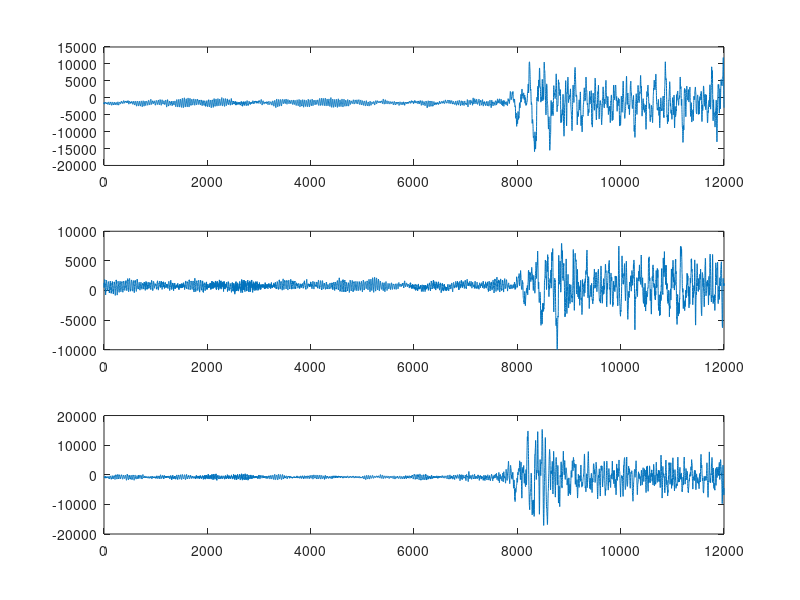
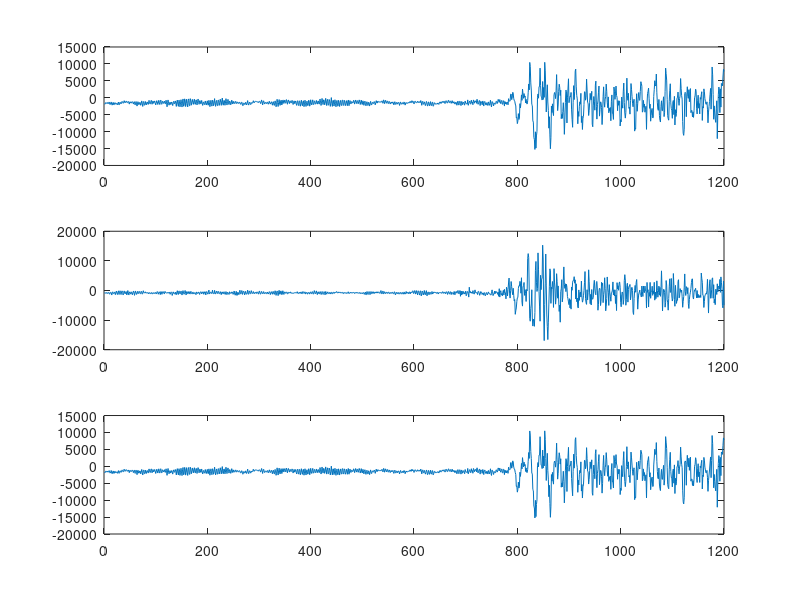
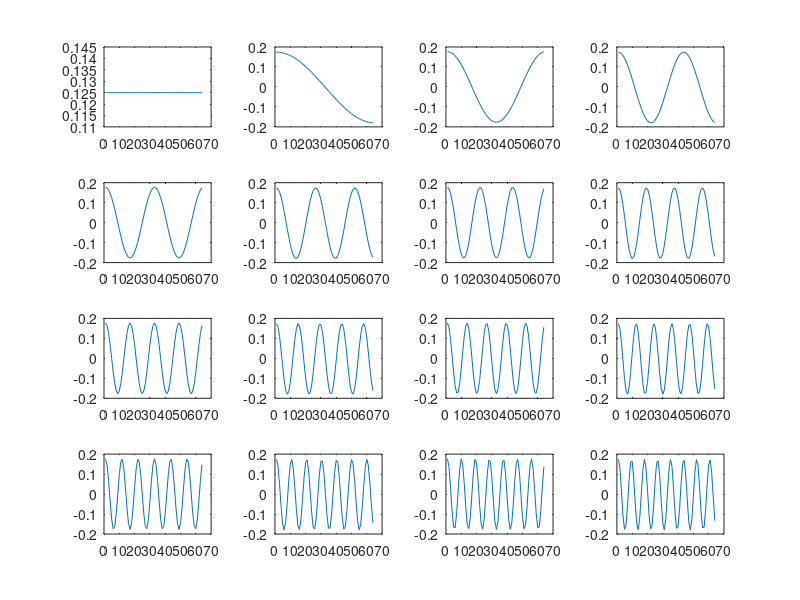

Reproduce these figures in MATLAB, in order. (Note: this script raises an error after producing the figures.)

clc;clear;close all;
load data/real3.mat

d=dd;

figure;
subplot(3,1,1);plot(dd(:,1));%E
subplot(3,1,2);plot(dd(:,2));%N
subplot(3,1,3);plot(dd(:,3));%Z
d=d(1:10:end,:);
d(:,1)=d(:,1:end-2);
d(:,2)=d(:,3:end);
d(:,3)=d(:,1:end-2);

figure;
subplot(3,1,1);plot(d(:,1));%E
subplot(3,1,2);plot(d(:,2));%N
subplot(3,1,3);plot(d(:,3));%Z

%% patch size l1*l2
l1=64;l2=1;

c1=l1;c2=64;%size of the 1D cosine dictionary (if c2>c1, overcomplete)
%% DCT dictionary (dctmtx will generates orthogonal transform)
dct=zeros(c1,c2);
for k=0:1:c2-1
    V=cos([0:1:c1-1]'*k*pi/c2);
    if k>0
        V=V-mean(V);
    end
    dct(:,k+1)=V/norm(V);
end
D=dct;
% DCT=kron(dct,dct);%2D DCT dictionary (64,256)

%% plot the first 64 atoms
figure;
for ia=1:16
    subplot(4,4,ia);plot(dct(:,ia));
end

%% decompose the image into patches:
X=yc_patch(d,1,l1,1,l1/2,1);
fprintf('There are %d patches\n',size(X,2));

%% OMP using DCT
nd=size(X,2);
K=3;
ph=0.57;
tic
for i2=1:nd
    G(:,i2)=yc_omp0(D,X(:,i2),K);
end
toc

%further constrain it to be sparser
G=yc_pthresh(G,'ph',ph);
X2=D*G;

[n1,n2]=size(d);
d2=yc_patch_inv(X2,1,n1,n2,l1,1,l1/2,1);
figure;yc_imagesc([d,d2,d-d2]);

% figure('units','normalized');
% imagesc(G);colormap(jet);colorbar;caxis([-0.5,0.5]);%colorbar;
% ylabel('Atom NO','Fontsize',16);
% xlabel('Patch NO','Fontsize',16);
% title('Coefficients Matrix','Fontsize',16);
% set(gca,'Linewidth',1.5,'Fontsize',16);


%% K-SVD
param.T=K;      %sparsity level
param.D=D;    %initial D
param.niter=30; %number of K-SVD iterations to perform; default: 10
param.mode=1;   %1: sparsity; 0: error
param.K=c2;     %number of atoms, dictionary size
tic
[Dksvd,Gksvd]=yc_ksvd(X,param); 
toc

Gksvd0=Gksvd;
Gksvd=yc_pthresh(Gksvd0,'ph',ph);
X1=Dksvd*Gksvd;
[n1,n2]=size(d);
d1=yc_patch_inv(X1,1,n1,n2,l1,1,l1/2,1);

%% SGK
param.T=K;      %sparsity level
param.D=D;    %initial D
param.niter=30; %number of K-SVD iterations to perform; default: 10
param.mode=1;   %1: sparsity; 0: error
param.K=c2;     %number of atoms, dictionary size
tic
[Dsgk,Gsgk]=yc_sgk(X,param); 
toc
Gsgk0=Gsgk;
Gsgk=yc_pthresh(Gsgk0,'ph',ph);
X11=Dsgk*Gsgk;
d11=yc_patch_inv(X11,1,n1,n2,l1,1,l1/2,1);

%% option2 (to make the signal leakage smallest, using an non-stationary strategy)
X2=yc_patch(d(775:end,:),1,l1,1,l1/2,1);
param.T=30;      %sparsity level
[Dsgk2,Gsgk2]=yc_sgk(X2,param); 
Gsgk2=yc_pthresh(Gsgk2,'ph',100); 
X22=Dsgk2*Gsgk2;
d11_2=yc_patch_inv(X22,1,1200-774,n2,l1,1,l1/2,1);
d11=[d11(1:774,:);d11_2];

%% plot
t=[0:1200-1]*0.1;
arr=768;
x1=60;x2=90;
figure('units','normalized','Position',[0.2 0.4 0.55, 0.9],'color','w');
subplot(6,3,1);plot(t,d(:,1),'k','Linewidth',1.5);hold on;plot([arr,arr]*0.1,[-10000,10000],'r--','Linewidth',2);ylim([-10000,10000]);title('Raw (E)','Fontsize',12,'fontweight','normal');ylabel('Amplitude (nm/s)','Fontsize',12,'fontweight','normal');set(gca,'Linewidth',1.5,'Fontsize',12,'Fontweight','normal');plot([x1,x1],[-10000,10000],'b','Linewidth',2);plot([x2,x2],[-10000,10000],'b','Linewidth',2);plot([x1,x2],[10000,10000],'b','Linewidth',2);plot([x1,x2],[-10000,-10000],'b','Linewidth',2);
subplot(6,3,4);plot(t,d(:,2),'k','Linewidth',1.5);hold on;plot([arr,arr]*0.1,[-10000,10000],'r--','Linewidth',2);ylim([-10000,10000]);title('Raw (N)','Fontsize',12,'fontweight','normal');ylabel('Amplitude (nm/s)','Fontsize',12,'fontweight','normal');set(gca,'Linewidth',1.5,'Fontsize',12,'Fontweight','normal');plot([x1,x1],[-10000,10000],'b','Linewidth',2);plot([x2,x2],[-10000,10000],'b','Linewidth',2);plot([x1,x2],[10000,10000],'b','Linewidth',2);plot([x1,x2],[-10000,-10000],'b','Linewidth',2);
subplot(6,3,7);plot(t,d(:,3),'k','Linewidth',1.5);hold on;plot([arr,arr]*0.1,[-10000,10000],'r--','Linewidth',2);ylim([-10000,10000]);title('Raw (Z)','Fontsize',12,'fontweight','normal');ylabel('Amplitude (nm/s)','Fontsize',12,'fontweight','normal');set(gca,'Linewidth',1.5,'Fontsize',12,'Fontweight','normal');plot([x1,x1],[-10000,10000],'b','Linewidth',2);plot([x2,x2],[-10000,10000],'b','Linewidth',2);plot([x1,x2],[10000,10000],'b','Linewidth',2);plot([x1,x2],[-10000,-10000],'b','Linewidth',2);
subplot(6,3,2);plot(t,d11(:,1),'k','Linewidth',1.5);hold on;plot([arr,arr]*0.1,[-10000,10000],'r--','Linewidth',2);ylim([-10000,10000]);title('Denoised (E)','Fontsize',12,'fontweight','normal');set(gca,'Linewidth',1.5,'Fontsize',12,'Fontweight','normal');plot([x1,x1],[-10000,10000],'b','Linewidth',2);plot([x2,x2],[-10000,10000],'b','Linewidth',2);plot([x1,x2],[10000,10000],'b','Linewidth',2);plot([x1,x2],[-10000,-10000],'b','Linewidth',2);plot([x1,x1],[-10000,10000],'b','Linewidth',2);plot([x2,x2],[-10000,10000],'b','Linewidth',2);plot([x1,x2],[10000,10000],'b','Linewidth',2);plot([x1,x2],[-10000,-10000],'b','Linewidth',2);
subplot(6,3,5);plot(t,d11(:,2),'k','Linewidth',1.5);hold on;plot([arr,arr]*0.1,[-10000,10000],'r--','Linewidth',2);ylim([-10000,10000]);title('Denoised (N)','Fontsize',12,'fontweight','normal');set(gca,'Linewidth',1.5,'Fontsize',12,'Fontweight','normal');plot([x1,x1],[-10000,10000],'b','Linewidth',2);plot([x2,x2],[-10000,10000],'b','Linewidth',2);plot([x1,x2],[10000,10000],'b','Linewidth',2);plot([x1,x2],[-10000,-10000],'b','Linewidth',2);
subplot(6,3,8);plot(t,d11(:,3),'k','Linewidth',1.5);hold on;plot([arr,arr]*0.1,[-10000,10000],'r--','Linewidth',2);ylim([-10000,10000]);title('Denoised (Z)','Fontsize',12,'fontweight','normal');set(gca,'Linewidth',1.5,'Fontsize',12,'Fontweight','normal');plot([x1,x1],[-10000,10000],'b','Linewidth',2);plot([x2,x2],[-10000,10000],'b','Linewidth',2);plot([x1,x2],[10000,10000],'b','Linewidth',2);plot([x1,x2],[-10000,-10000],'b','Linewidth',2);
subplot(6,3,3);plot(t,d(:,1)-d11(:,1),'k','Linewidth',1.5);hold on;plot([arr,arr]*0.1,[-10000,10000],'r--','Linewidth',2);ylim([-10000,10000]);title('Noise (E)','Fontsize',12,'fontweight','normal');set(gca,'Linewidth',1.5,'Fontsize',12,'Fontweight','normal');plot([x1,x1],[-10000,10000],'b','Linewidth',2);plot([x2,x2],[-10000,10000],'b','Linewidth',2);plot([x1,x2],[10000,10000],'b','Linewidth',2);plot([x1,x2],[-10000,-10000],'b','Linewidth',2);
subplot(6,3,6);plot(t,d(:,2)-d11(:,2),'k','Linewidth',1.5);hold on;plot([arr,arr]*0.1,[-10000,10000],'r--','Linewidth',2);ylim([-10000,10000]);title('Noise (N)','Fontsize',12,'fontweight','normal');set(gca,'Linewidth',1.5,'Fontsize',12,'Fontweight','normal');plot([x1,x1],[-10000,10000],'b','Linewidth',2);plot([x2,x2],[-10000,10000],'b','Linewidth',2);plot([x1,x2],[10000,10000],'b','Linewidth',2);plot([x1,x2],[-10000,-10000],'b','Linewidth',2);
subplot(6,3,9);plot(t,d(:,3)-d11(:,3),'k','Linewidth',1.5);hold on;plot([arr,arr]*0.1,[-10000,10000],'r--','Linewidth',2);ylim([-10000,10000]);title('Noise (Z)','Fontsize',12,'fontweight','normal');set(gca,'Linewidth',1.5,'Fontsize',12,'Fontweight','normal');plot([x1,x1],[-10000,10000],'b','Linewidth',2);plot([x2,x2],[-10000,10000],'b','Linewidth',2);plot([x1,x2],[10000,10000],'b','Linewidth',2);plot([x1,x2],[-10000,-10000],'b','Linewidth',2);

subplot(6,3,10);plot(t,d(:,1),'k','Linewidth',1.5);hold on;plot([arr,arr]*0.1,[-10000,10000],'r--','Linewidth',2);ylim([-10000,10000]);title('Zoom Raw (E)','Fontsize',12,'fontweight','normal');ylabel('Amplitude (nm/s)','Fontsize',12,'fontweight','normal');set(gca,'Linewidth',1.5,'Fontsize',12,'Fontweight','normal');xlim([x1,x2]);
subplot(6,3,13);plot(t,d(:,2),'k','Linewidth',1.5);hold on;plot([arr,arr]*0.1,[-10000,10000],'r--','Linewidth',2);ylim([-10000,10000]);title('Zoom Raw (N)','Fontsize',12,'fontweight','normal');ylabel('Amplitude (nm/s)','Fontsize',12,'fontweight','normal');set(gca,'Linewidth',1.5,'Fontsize',12,'Fontweight','normal');xlim([x1,x2]);
subplot(6,3,16);plot(t,d(:,3),'k','Linewidth',1.5);hold on;plot([arr,arr]*0.1,[-10000,10000],'r--','Linewidth',2);ylim([-10000,10000]);xlabel('Time (s)','Fontsize',12,'fontweight','normal');title('Zoom Raw (Z)','Fontsize',12,'fontweight','normal');ylabel('Amplitude (nm/s)','Fontsize',12,'fontweight','normal');set(gca,'Linewidth',1.5,'Fontsize',12,'Fontweight','normal');xlim([x1,x2]);
subplot(6,3,11);plot(t,d11(:,1),'k','Linewidth',1.5);hold on;plot([arr,arr]*0.1,[-10000,10000],'r--','Linewidth',2);ylim([-10000,10000]);title('Zoom Denoised (E)','Fontsize',12,'fontweight','normal');ylabel('Amplitude (nm/s)','Fontsize',12,'fontweight','normal');set(gca,'Linewidth',1.5,'Fontsize',12,'Fontweight','normal');xlim([x1,x2]);xlim([x1,x2]);
subplot(6,3,14);plot(t,d11(:,2),'k','Linewidth',1.5);hold on;plot([arr,arr]*0.1,[-10000,10000],'r--','Linewidth',2);ylim([-10000,10000]);title('Zoom Denoised (N)','Fontsize',12,'fontweight','normal');ylabel('Amplitude (nm/s)','Fontsize',12,'fontweight','normal');set(gca,'Linewidth',1.5,'Fontsize',12,'Fontweight','normal');xlim([x1,x2]);
subplot(6,3,17);plot(t,d11(:,3),'k','Linewidth',1.5);hold on;plot([arr,arr]*0.1,[-10000,10000],'r--','Linewidth',2);ylim([-10000,10000]);xlabel('Time (s)','Fontsize',12,'fontweight','normal');title('Zoom Denoised (Z)','Fontsize',12,'fontweight','normal');ylabel('Amplitude (nm/s)','Fontsize',12,'fontweight','normal');set(gca,'Linewidth',1.5,'Fontsize',12,'Fontweight','normal');xlim([x1,x2]);
subplot(6,3,12);plot(t,d(:,1)-d11(:,1),'k','Linewidth',1.5);hold on;plot([arr,arr]*0.1,[-10000,10000],'r--','Linewidth',2);ylim([-10000,10000]);title('Zoom Noise (E)','Fontsize',12,'fontweight','normal');ylabel('Amplitude (nm/s)','Fontsize',12,'fontweight','normal');set(gca,'Linewidth',1.5,'Fontsize',12,'Fontweight','normal');xlim([x1,x2]);
subplot(6,3,15);plot(t,d(:,2)-d11(:,2),'k','Linewidth',1.5);hold on;plot([arr,arr]*0.1,[-10000,10000],'r--','Linewidth',2);ylim([-10000,10000]);title('Zoom Noise (N)','Fontsize',12,'fontweight','normal');ylabel('Amplitude (nm/s)','Fontsize',12,'fontweight','normal');set(gca,'Linewidth',1.5,'Fontsize',12,'Fontweight','normal');xlim([x1,x2]);
subplot(6,3,18);plot(t,d(:,3)-d11(:,3),'k','Linewidth',1.5);hold on;plot([arr,arr]*0.1,[-10000,10000],'r--','Linewidth',2);ylim([-10000,10000]);xlabel('Time (s)','Fontsize',12,'fontweight','normal');title('Zoom Noise (Z)','Fontsize',12,'fontweight','normal');xlabel('Time (s)','Fontsize',12,'fontweight','normal');set(gca,'Linewidth',1.5,'Fontsize',12,'Fontweight','normal');xlim([x1,x2]);

print(gcf,'-depsc','-r300','fig14.eps');


